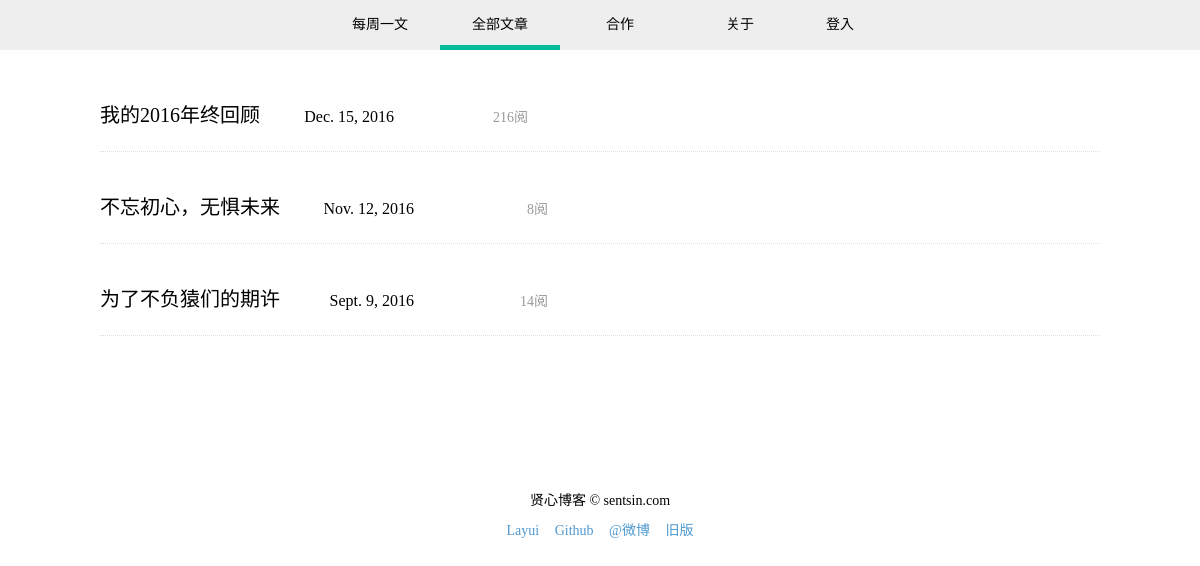
Page /all.html/ on the earlier database version.
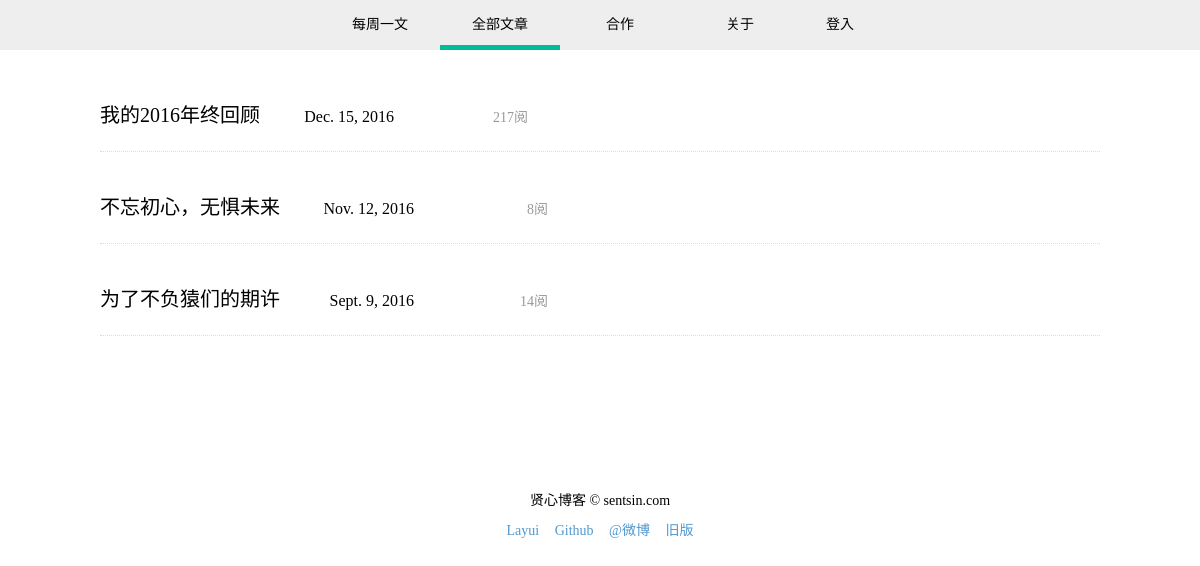
Same page on the later database version.
### blog/models.py (models this page shows, shortened)
class Blog(models.Model):
    content = models.TextField()
    title = models.CharField(max_length=50)
    published_time = models.DateTimeField('Date publish')
    comment_count = models.IntegerField(default=0)
    view_num = models.IntegerField(default=0)

### blog/views.py (the view)
# urls.py: url(r'^all\.html/?$',views.blogs,name='all'),
def blogs(rq):
    Blogs = Blog.objects.all()
    return render(rq,'all.html',{'Blogs': Blogs})

### blog/templates/all.html (shortened to what this page needs)
<!DOCTYPE html>
<html lang="en">
<head>
    {% load static %}
    <link href='{% static "base.css" %}'rel='stylesheet' type='text/css'>
    <link href='{% static "all.css" %}'rel='stylesheet' type='text/css'>
</head>
  <nav>
    <ul>
        <li><a href='/index.html'>每周一文</a></li>
        <li class='thepage'><a href='/all.html'>全部文章</a></li>
        <li><a href='/cooperation.html'>合作</a></li>
        <li><a href='/about.html'>关于</a></li>
        <li class='login'><a href='/login'>登入</a></li>
    </ul>
  </nav>
  <ul class="art-list">
      {% for blog in Blogs %}
      <li>
      <a href='{{ "/blog/" }}{{ blog.id }}' class='title'><h2>{{ blog.title }}</h2></a>
      <div class="published-time">{{ blog.published_time|date }}</div>
      <div class="view-num"><span>{{ blog.view_num }}</span>阅</div>
      </li>
      {% endfor %}
  </ul>
  <footer>
    <div class="url">贤心博客 © sentsin.com</div>
    <div class="link">
      <ul>
        <li>Layui</li>
        <li>Github</li>
        <li>@微博</li>
        <li>旧版</li>
      </ul>
    </div>
  </footer>
</body>
</html>

### blog/static/base.css (style rules this page uses)
* { margin: 0; padding: 0; }
a { text-decoration: none; color: #000; }
nav { background: #eee; position: fixed; top: 0; width: 100%; }
nav ul { width: 560px; height: 50px; margin: auto; }
nav ul li { float: left; width: 120px; height: 50px; font-size: 14px; line-height: 50px; list-style: none; text-align: center; position: relative; }
nav ul li:last-child { width: 80px; }
.thepage::after { content: ''; position: absolute; bottom: 0; left: 0; height: 5px; width: 100%; background: #0b9; }
footer { width: 500px; text-align: center; margin: auto; font-size: 14px; line-height: 30px; padding: 50px 0 50px 0; }
footer ul li { display: inline-block; list-style: none; color: #4f99cf; padding: 0 6px 0 6px; width: auto; height: auto; }

### blog/static/all.css (style rules this page uses)
.art-list { width: 1000px; margin: 100px auto; }
.art-list li { list-style: none; border-bottom: 1px dotted #ddd; height: 51px; margin-bottom: 40px; }
.art-list li * { display: inline-block; }
.title h2 { font-size: 20px; line-height: 30px; font-weight: 500; }
.published-time { font-szie: 14px; line-height: 30px; text-align: right; width: 130px; }
.view-num { font-size: 14px; line-height: 30px; text-align: right; width: 130px; color: #999; }

Differences in the rows shown:
changed Blog "我的2016年终回顾": view_num "216" → "217"
